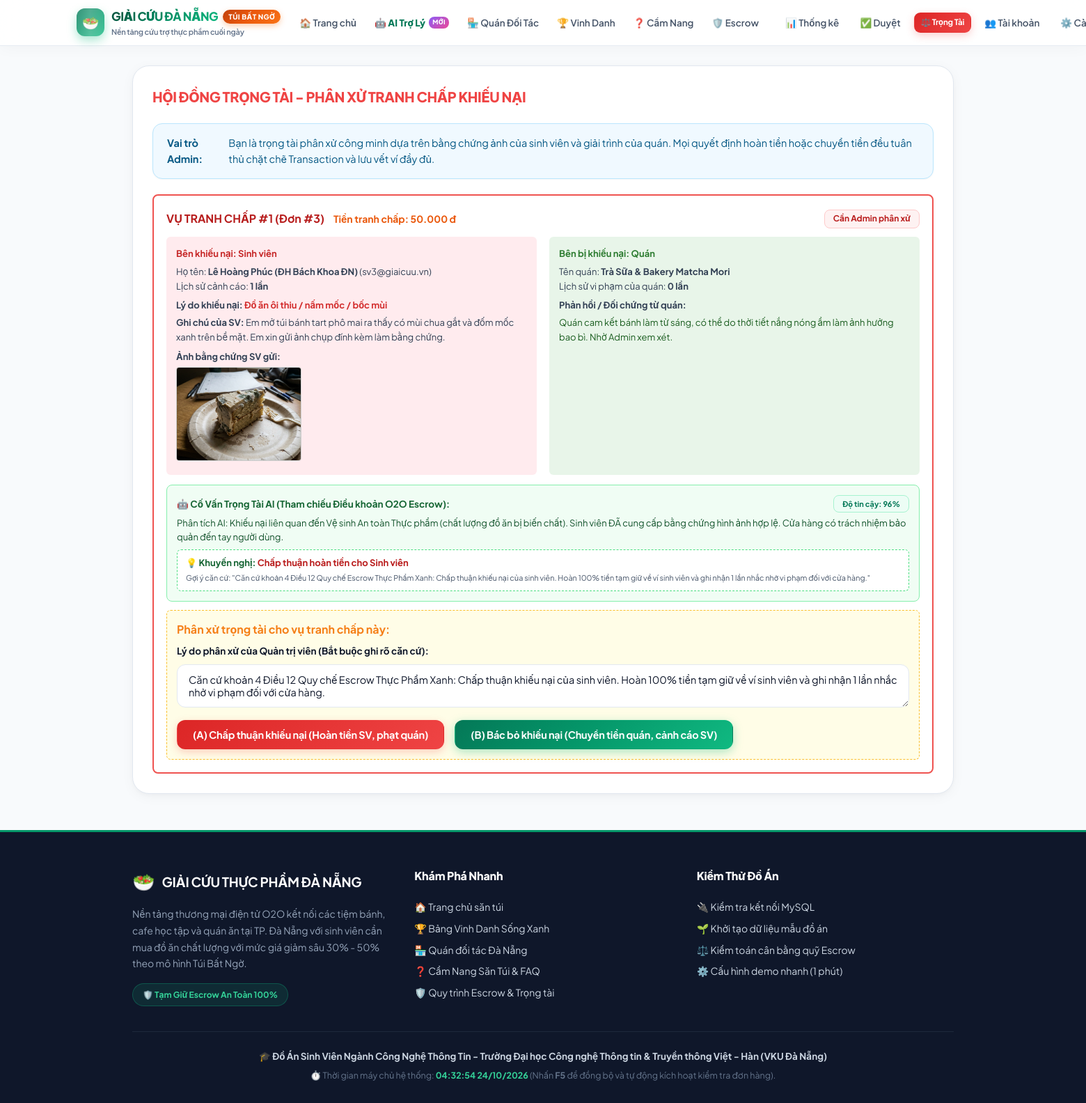
Screenshot of /admin/tranh_chap.php (signed in) with the database file from the repository.
### tables this page shows
CREATE TABLE `disputes` (
  `id` int(11) NOT NULL AUTO_INCREMENT,
  `order_id` int(11) NOT NULL,
  `reason` varchar(255) NOT NULL,
  `student_note` text DEFAULT NULL,
  `student_image` varchar(255) NOT NULL,
  `shop_note` text DEFAULT NULL,
  `shop_image` varchar(255) DEFAULT NULL,
  `status` enum('cho_shop_phan_hoi','cho_admin_xu_ly','hoan_tien_sv','chuyen_tien_quan') NOT NULL DEFAULT 'cho_shop_phan_hoi',
  `admin_note` text DEFAULT NULL,
  `created_at` datetime DEFAULT current_timestamp(),
  `ai_recommendation` text DEFAULT NULL,
  PRIMARY KEY (`id`),
  UNIQUE KEY `order_id` (`order_id`),
  CONSTRAINT `fk_disputes_order` FOREIGN KEY (`order_id`) REFERENCES `orders` (`id`) ON DELETE CASCADE
);

CREATE TABLE `orders` (
  `id` int(11) NOT NULL AUTO_INCREMENT,
  `user_id` int(11) NOT NULL,
  `bag_id` int(11) NOT NULL,
  `shop_id` int(11) NOT NULL,
  `price` decimal(12,2) NOT NULL,
  `status` enum('cho_nhan','da_nhan','hoan_thanh','tranh_chap','hoan_tien_sv','chuyen_tien_quan','huy_boi_khach','huy_vang_mat') NOT NULL DEFAULT 'cho_nhan',
  `pickup_code` varchar(10) NOT NULL,
  `close_at` datetime NOT NULL,
  `picked_up_at` datetime DEFAULT NULL,
  `hold_until` datetime DEFAULT NULL,
  `created_at` datetime DEFAULT current_timestamp(),
  `voucher_id` int(11) DEFAULT NULL,
  `discount_amount` decimal(10,2) DEFAULT 0.00,
  `delivery_type` enum('pickup','delivery') NOT NULL DEFAULT 'pickup',
  `shipping_address` varchar(255) DEFAULT NULL,
  `shipping_phone` varchar(20) DEFAULT NULL,
  `shipping_fee` decimal(10,2) NOT NULL DEFAULT 0.00,
  `payment_method` enum('wallet','cash','bank_qr') NOT NULL DEFAULT 'wallet',
  `payment_status` enum('da_thanh_toan','cho_xac_nhan','chua_thanh_toan') NOT NULL DEFAULT 'da_thanh_toan',
  PRIMARY KEY (`id`),
  UNIQUE KEY `pickup_code` (`pickup_code`),
  KEY `fk_orders_user` (`user_id`),
  KEY `fk_orders_bag` (`bag_id`),
  KEY `fk_orders_shop` (`shop_id`),
  CONSTRAINT `fk_orders_bag` FOREIGN KEY (`bag_id`) REFERENCES `bags` (`id`) ON DELETE CASCADE,
  CONSTRAINT `fk_orders_shop` FOREIGN KEY (`shop_id`) REFERENCES `shops` (`id`) ON DELETE CASCADE,
  CONSTRAINT `fk_orders_user` FOREIGN KEY (`user_id`) REFERENCES `users` (`id`) ON DELETE CASCADE
);

CREATE TABLE `users` (
  `id` int(11) NOT NULL AUTO_INCREMENT,
  `name` varchar(100) NOT NULL,
  `email` varchar(100) NOT NULL,
  `password` varchar(255) NOT NULL,
  `role` enum('student','shop_owner','admin') NOT NULL DEFAULT 'student',
  `balance` decimal(12,2) NOT NULL DEFAULT 0.00,
  `warning_count` int(11) NOT NULL DEFAULT 0,
  `is_locked` tinyint(1) NOT NULL DEFAULT 0,
  `created_at` datetime DEFAULT current_timestamp(),
  `university` varchar(150) DEFAULT 'Đại học CNTT&TT Việt - Hàn (VKU)',
  PRIMARY KEY (`id`),
  UNIQUE KEY `email` (`email`)
);

CREATE TABLE `shops` (
  `id` int(11) NOT NULL AUTO_INCREMENT,
  `owner_id` int(11) NOT NULL,
  `name` varchar(150) NOT NULL,
  `address` varchar(255) NOT NULL,
  `district` varchar(50) NOT NULL,
  `type` varchar(50) NOT NULL,
  `image` varchar(255) DEFAULT NULL,
  `violation_count` int(11) NOT NULL DEFAULT 0,
  `status` enum('cho_duyet','da_duyet') NOT NULL DEFAULT 'cho_duyet',
  `created_at` datetime DEFAULT current_timestamp(),
  PRIMARY KEY (`id`),
  KEY `fk_shops_owner` (`owner_id`),
  CONSTRAINT `fk_shops_owner` FOREIGN KEY (`owner_id`) REFERENCES `users` (`id`) ON DELETE CASCADE
);

### functions.php (called while the page is built, shortened)
<?php
function format_money($amount) {
    return number_format((float)$amount, 0, ',', '.') . ' đ';
}
?>

### services/ai_service.php (called while the page is built, shortened)
<?php
require_once __DIR__ . '/../functions.php';
function ai_arbitration_advisor($dispute_data) {
    $reason = mb_strtolower($dispute_data['reason'] ?? '', 'UTF-8');
    $student_warnings = (int)($dispute_data['student_warnings'] ?? 0);
    $has_image = !empty($dispute_data['proof_image']);
    $recommendation = "refund_student";
    $confidence = 92;
    $analysis = "";
    if (strpos($reason, 'chua') !== false || strpos($reason, 'hỏng') !== false || strpos($reason, 'mùi') !== false || strpos($reason, 'thiu') !== false) {
        $analysis = "Phân tích AI: Khiếu nại liên quan đến Vệ sinh An toàn Thực phẩm (chất lượng đồ ăn bị biến chất). ";
        if ($has_image) {
            $analysis .= "Sinh viên ĐÃ cung cấp bằng chứng hình ảnh hợp lệ. Cửa hàng có trách nhiệm bảo quản đến tay người dùng. ";
            $recommendation = "refund_student";
            $confidence = 96;
        } else {
            $analysis .= "Dù thiếu ảnh nhưng theo chính sách bảo vệ sức khỏe sinh viên, ưu tiên quyền lợi người tiêu dùng nếu lịch sử sinh viên uy tín (Cảnh cáo sinh viên hiện tại: {$student_warnings}). ";
            $recommendation = "refund_student";
            $confidence = 88;
        }
    } elseif (strpos($reason, 'quán đóng') !== false || strpos($reason, 'không có ai') !== false || strpos($reason, 'hết đồ') !== false) {
        $analysis = "Phân tích AI: Vi phạm cam kết thời gian mở cửa tiếp nhận đơn hàng. Cửa hàng không có mặt trong khung giờ nhận quy định là vi phạm nghiêm trọng thỏa thuận đối tác O2O. ";
        $recommendation = "refund_student";
        $confidence = 98;
    }
    $suggested_text = ($recommendation === 'refund_student')
        ? "Căn cứ khoản 4 Điều 12 Quy chế Escrow Thực Phẩm Xanh: Chấp thuận khiếu nại của sinh viên. Hoàn 100% tiền tạm giữ về ví sinh viên và ghi nhận 1 lần nhắc nhở vi phạm đối với cửa hàng."
        : "Căn cứ chứng từ và thời gian đối soát: Bác đơn khiếu nại. Giải ngân số tiền đơn hàng cho chủ quán. Cảnh cáo người mua do gửi khiếu nại chưa đủ căn cứ chứng minh.";
    return [
        'recommendation' => $recommendation,
        'confidence' => $confidence,
        'analysis' => $analysis,
        'suggested_admin_note' => $suggested_text
    ];
}
?>

### admin/tranh_chap.php (the view, shortened to what this page needs)
<?php
require_once __DIR__ . '/../functions.php';
require_once __DIR__ . '/../services/ai_service.php';
$sql_list = "SELECT d.*, o.id AS order_id, o.price, o.created_at AS order_created,
                    s.name AS shop_name, s.violation_count AS shop_violations,
                    u.name AS student_name, u.email AS student_email, u.warning_count AS student_warnings, u.is_locked AS student_locked
             FROM disputes d
             JOIN orders o ON d.order_id = o.id
             JOIN shops s ON o.shop_id = s.id
             JOIN users u ON o.user_id = u.id
             ORDER BY (d.status IN ('cho_shop_phan_hoi', 'cho_admin_xu_ly')) DESC, d.id DESC";
$res_list = mysqli_query($conn, $sql_list);
$disputes = [];
while ($row = mysqli_fetch_assoc($res_list)) {
    $disputes[] = $row;
}
require_once __DIR__ . '/../header.php';
?>
<div class="card">
    <div class="card-title">
        <span style="color: var(--danger-color);">HỘI ĐỒNG TRỌNG TÀI - PHÂN XỬ TRANH CHẤP KHIẾU NẠI</span>
    </div>
    <div class="alert alert-info">
        <strong>Vai trò Admin:</strong> Bạn là trọng tài phân xử công minh dựa trên bằng chứng ảnh của sinh viên và giải trình của quán.
        Mọi quyết định hoàn tiền hoặc chuyển tiền đều tuân thủ chặt chẽ Transaction và lưu vết ví đầy đủ.
    </div>
    <?php if (empty($disputes)): ?>
        <p style="text-align: center; color: var(--text-muted); padding: 30px 0;">Hiện không có vụ tranh chấp nào trong hệ thống.</p>
    <?php else: ?>
        <div style="display: flex; flex-direction: column; gap: 24px;">
            <?php foreach ($disputes as $d):
                $is_pending = in_array($d['status'], ['cho_shop_phan_hoi', 'cho_admin_xu_ly']);
            ?>
                <div style="border: 2px solid <?php echo $is_pending ? '#ef5350' : '#cfd8dc'; ?>; border-radius: 8px; padding: 18px; background: <?php echo $is_pending ? '#fff' : '#fafafa'; ?>;">
                    <div style="display: flex; justify-content: space-between; align-items: center; margin-bottom: 12px; flex-wrap: wrap; gap: 8px;">
                        <div>
                            <span style="font-size: 16px; font-weight: 700; color: #b71c1c;">VỤ TRANH CHẤP #<?php echo $d['id']; ?> (Đơn #<?php echo $d['order_id']; ?>)</span>
                            <span style="margin-left: 10px; font-size: 14px; color: var(--secondary-color); font-weight: bold;">
                                Tiền tranh chấp: <?php echo format_money($d['price']); ?>
                            </span>
                        </div>
                        <div>
                            <?php if ($d['status'] === 'cho_shop_phan_hoi'): ?>
                                <span class="badge badge-warning">Chờ quán phản hồi (trong 48h)</span>
                            <?php elseif ($d['status'] === 'cho_admin_xu_ly'): ?>
                                <span class="badge badge-danger">Cần Admin phân xử</span>
                            <?php elseif ($d['status'] === 'hoan_tien_sv'): ?>
                                <span class="badge badge-purple">Admin chấp thuận (Hoàn tiền SV)</span>
                            <?php elseif ($d['status'] === 'chuyen_tien_quan'): ?>
                                <span class="badge badge-success">Admin bác khiếu nại (Chuyển tiền quán)</span>
                            <?php endif; ?>
                        </div>
                    </div>
                    <div class="form-row" style="margin-bottom: 14px;">
                        <div class="form-col" style="background: #ffebee; padding: 14px; border-radius: 6px; font-size: 13px;">
                            <h4 style="color: #c62828; margin-bottom: 6px;">Bên khiếu nại: Sinh viên</h4>
                            <div>Họ tên: <strong><?php echo htmlspecialchars($d['student_name']); ?></strong> (<?php echo htmlspecialchars($d['student_email']); ?>)</div>
                            <div>Lịch sử cảnh cáo: <strong><?php echo $d['student_warnings']; ?> lần</strong> <?php echo ($d['student_locked']) ? '<span style="color:red;">(Đã bị khóa)</span>' : ''; ?></div>
                            <div style="margin-top: 6px;"><strong>Lý do khiếu nại:</strong> <span style="font-weight: bold; color: #d32f2f;"><?php echo htmlspecialchars($d['reason']); ?></span></div>
                            <div style="margin-top: 4px;"><strong>Ghi chú của SV:</strong> <?php echo nl2br(htmlspecialchars($d['student_note'] ?? '')); ?></div>
                            <?php if (!empty($d['student_image'])): ?>
                                <div style="margin-top: 8px;">
                                    <strong>Ảnh bằng chứng SV gửi:</strong><br>
                                    <a href="<?php echo BASE_URL . 'uploads/' . htmlspecialchars($d['student_image']); ?>" target="_blank">
                                        <img src="<?php echo BASE_URL . 'uploads/' . htmlspecialchars($d['student_image']); ?>" alt="Ảnh chứng minh" style="max-width: 180px; max-height: 140px; border-radius: 4px; border: 1px solid #ccc; margin-top: 4px;">
                                    </a>
                                </div>
                            <?php endif; ?>
                        </div>
                        <div class="form-col" style="background: #e8f5e9; padding: 14px; border-radius: 6px; font-size: 13px;">
                            <h4 style="color: #2e7d32; margin-bottom: 6px;">Bên bị khiếu nại: Quán</h4>
                            <div>Tên quán: <strong><?php echo htmlspecialchars($d['shop_name']); ?></strong></div>
                            <div>Lịch sử vi phạm của quán: <strong><?php echo $d['shop_violations']; ?> lần</strong></div>
                            <div style="margin-top: 6px;">
                                <strong>Phản hồi / Đối chứng từ quán:</strong>
                                <?php if (!empty($d['shop_note'])): ?>
                                    <div style="color: #1b5e20; margin-top: 4px;"><?php echo nl2br(htmlspecialchars($d['shop_note'])); ?></div>
                                <?php else: ?>
                                    <div style="color: #757575; font-style: italic; margin-top: 4px;">Quán chưa gửi phản hồi giải trình.</div>
                                <?php endif; ?>
                            </div>
                        </div>
                    </div>
                    <?php if (!$is_pending): ?>
                        <div style="background: #fff3e0; border-left: 4px solid #ff9800; padding: 10px 14px; font-size: 13px;">
                            <strong>Kết luận phân xử của Admin:</strong><br>
                            <?php echo nl2br(htmlspecialchars($d['admin_note'] ?? '')); ?>
                        </div>
                    <?php else:
                        $ai_adv = ai_arbitration_advisor([
                            'reason' => $d['reason'],
                            'student_warnings' => $d['student_warnings'],
                            'shop_violations' => $d['shop_violations'] ?? 0,
                            'proof_image' => $d['student_image']
                        ]);
                    ?>
                        <div style="background: #f0fdf4; border: 1.5px solid #86efac; border-radius: 8px; padding: 14px; margin-bottom: 12px; font-size: 13px;">
                            <div style="display: flex; justify-content: space-between; align-items: center; margin-bottom: 6px;">
                                <strong style="color: #166534; font-size: 13.5px;">🤖 Cố Vấn Trọng Tài AI (Tham chiếu Điều khoản O2O Escrow):</strong>
                                <span class="badge badge-success" style="font-size: 11px;">Độ tin cậy: <?php echo $ai_adv['confidence']; ?>%</span>
                            </div>
                            <p style="color: #14532d; line-height: 1.5; margin-bottom: 8px;">
                                <?php echo htmlspecialchars($ai_adv['analysis']); ?>
                            </p>
                            <div style="background: #ffffff; border: 1px dashed #4ade80; padding: 8px 12px; border-radius: 6px; color: #166534;">
                                <strong>💡 Khuyến nghị:</strong> <?php echo ($ai_adv['recommendation'] === 'refund_student') ? '<span style="color: #b91c1c; font-weight: bold;">Chấp thuận hoàn tiền cho Sinh viên</span>' : '<span style="color: #047857; font-weight: bold;">Bác đơn khiếu nại (Chuyển tiền quán)</span>'; ?>
                                <br><small style="color: #475569;">Gợi ý căn cứ: "<?php echo htmlspecialchars($ai_adv['suggested_admin_note']); ?>"</small>
                            </div>
                        </div>
                        <form action="<?php echo BASE_URL; ?>admin/tranh_chap.php" method="POST" style="background: #fffde7; border: 1px dashed #fbc02d; padding: 14px; border-radius: 6px;">
                            <h4 style="color: #f57f17; margin-bottom: 8px;">Phân xử trọng tài cho vụ tranh chấp này:</h4>
                            <div class="form-group" style="margin-bottom: 12px;">
                                <label class="form-label">Lý do phân xử của Quản trị viên (Bắt buộc ghi rõ căn cứ):</label>
                                <textarea name="admin_note" class="form-control" rows="2" placeholder="Ví dụ: <?php echo htmlspecialchars($ai_adv['suggested_admin_note']); ?>" required><?php echo htmlspecialchars($ai_adv['suggested_admin_note']); ?></textarea>
                            </div>
                            <div style="display: flex; gap: 15px; flex-wrap: wrap;">
                                <button type="submit" name="decision" value="refund_student" class="btn btn-danger" onclick="return confirm('XÁC NHẬN CHẤP THUẬN KHIẾU NẠI:\n- Hoàn 100% tiền cho sinh viên\n- Ghi 1 vi phạm cho quán\nBạn có chắc chắn?');">
                                    (A) Chấp thuận khiếu nại (Hoàn tiền SV, phạt quán)
                                </button>
                                <button type="submit" name="decision" value="pay_shop" class="btn btn-primary" onclick="return confirm('XÁC NHẬN BÁC BỎ KHIẾU NẠI:\n- Chuyển tiền cho quán\n- Cảnh cáo sinh viên (+1 warning, >=3 khóa tài khoản)\nBạn có chắc chắn?');">
                                    (B) Bác bỏ khiếu nại (Chuyển tiền quán, cảnh cáo SV)
                                </button>
                            </div>
                        </form>
                    <?php endif; ?>
                </div>
            <?php endforeach; ?>
        </div>
    <?php endif; ?>
</div>
<?php require_once __DIR__ . '/../footer.php'; ?>

### rows the page displays
disputes: id "1", order "3", order.price "50.000 đ", status "Cần Admin phân xử", users.name "Lê Hoàng Phúc (ĐH Bách Khoa ĐN)", users.email "sv3@giaicuu.vn", users.warning_count "1", reason "Đồ ăn ôi thiu / nấm mốc / bốc mùi", student_note "Em mở túi bánh tart phô mai ra thấy có mùi chua gắt và đốm mốc xanh trên bề mặt. Em xin gửi ảnh chụp đính kèm làm bằng chứng.", student_image (picture), shops.name "Trà Sữa & Bakery Matcha Mori", shops.violation_count "0", shop_note "Quán cam kết bánh làm từ sáng, có thể do thời tiết nắng nóng ẩm làm ảnh hưởng bao bì. Nhờ Admin xem xét.", confidence "96", analysis "Phân tích AI: Khiếu nại liên quan đến Vệ sinh An toàn Thực phẩm (chất lượng đồ ăn bị biến chất). Sinh viên ĐÃ cung cấp bằng chứng hình ảnh hợp lệ. Cửa hàng có trách nhiệm bảo quản đến tay người dùng.", suggested_admin_note "Căn cứ khoản 4 Điều 12 Quy chế Escrow Thực Phẩm Xanh: Chấp thuận khiếu nại của sinh viên. Hoàn 100% tiền tạm giữ về ví sinh viên và ghi nhận 1 lần nhắc nhở vi phạm đối với cửa hàng.", admin_note "Căn cứ khoản 4 Điều 12 Quy chế Escrow Thực Phẩm Xanh: Chấp thuận khiếu nại của sinh viên. Hoàn 100% tiền tạm giữ về ví sinh viên và ghi nhận 1 lần nhắc nhở vi phạm đối với cửa hàng."
